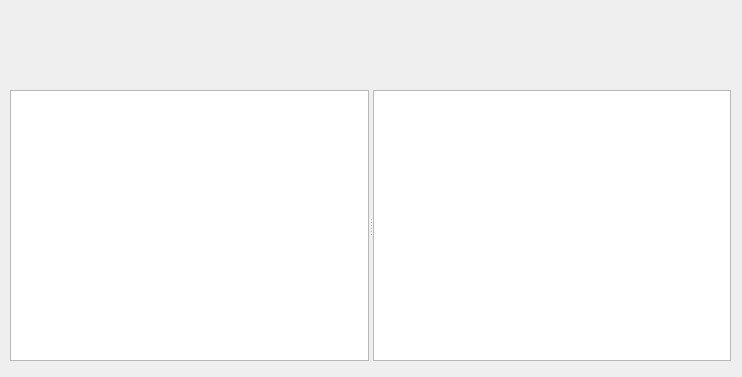
<?xml version="1.0" encoding="UTF-8"?>
<ui version="4.0">
 <class>Dialog</class>
 <widget class="QDialog" name="Dialog">
  <property name="geometry">
   <rect>
    <x>0</x>
    <y>0</y>
    <width>742</width>
    <height>377</height>
   </rect>
  </property>
  <property name="windowTitle">
   <string>Dialog</string>
  </property>
  <widget class="QSplitter" name="splitter">
   <property name="geometry">
    <rect>
     <x>10</x>
     <y>90</y>
     <width>721</width>
     <height>271</height>
    </rect>
   </property>
   <property name="orientation">
    <enum>Qt::Horizontal</enum>
   </property>
   <widget class="QTextEdit" name="textFrom"/>
   <widget class="QTextEdit" name="textTo"/>
  </widget>
 </widget>
 <layoutdefault spacing="6" margin="11"/>
 <resources/>
 <connections/>
</ui>
